Frame 1 (no input): blank canvas, image omitted
Frame 60 (the mouse pressed at the canvas centre just before this capture): blank canvas, image omitted
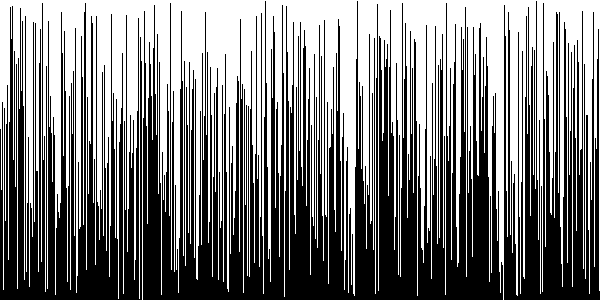
Frame 120 (the mouse held since frame 60 and released just before this capture)

The Processing sketch whose frames 1 and 60 were blank and that drew this single picture after the mouse press (run headless with seeded random() and noise(); from frame 60 on, the mouse is pressed at the canvas centre):

// Processing sketch: VisualArraySorter
// ── VisualArraySorter.pde
/* Paste the code into a new Processing sketch and complete the steps. */

//1. create an array of ints. don't initialize it yet.
int[] ints;

void setup() {
  //2. set the size of your window
  size(600, 300);
  //  if you are using Processing 3, you cannot use variables
  //  because the developers don't know how programming is supposed to work.

  //3. initialize your array with the built in width variable
  ints = new int[width];
  //4. initialize the ints in the array with random numbers
  //   from 0 to the built in height variable
  
  //5. call the noStroke() method
  noStroke();
}

void draw() {
  //6. set the background color with background(r, g, b);
  background(255,255,255);
  //7. set the color for your graph
  fill(0,0,0);
  //8. draw a rectangle for each int in your array.
  for(int i=0;i<width;i++){
    rect(i,height,1,-1*ints[i]);
  }
  //   the x value will be the current index in the array
  //   the y value will the height variable
  //   the width is 1 (one)
  //   the height is negative the value of the element at the current index of the array


  //9. call the stepSort method
  stepSort(ints);
  //10. extract the code that randomizes the array into a method.

  //11. call the method you made in step 10 when the mouse is pressed
  if(mousePressed){
    randomize(ints);
  }
}

void randomize(int[] arr){
  for(int i=0;i<width;i++){
    arr[i] = (int)random(height);
  }
}

void stepSort(int[] arr) {
  for (int i = 1; i < arr.length; i++) {
    if (arr[i - 1] > arr[i]) {
      int t = arr[i];
      arr[i] = arr[i - 1];
      arr[i - 1] = t;
    }
  }
}
